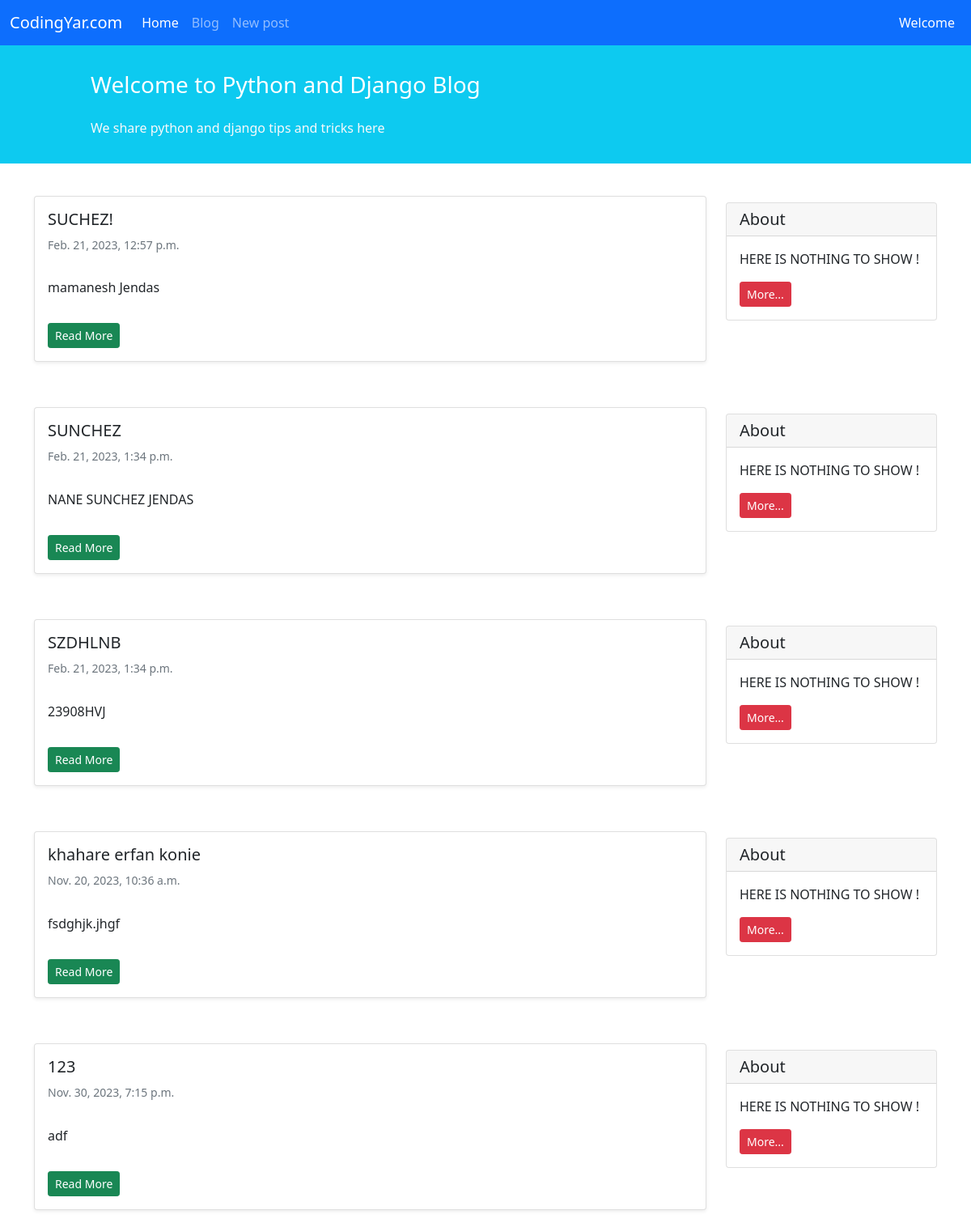
Screenshot of /blog/ with the database file from the repository.
### blog/models.py (models this page shows, shortened)
class Post(models.Model):
    STATUS_CHOICES = (
        ('pub', 'Published'),
        ('drf', 'Draft'),
    )
    author = models.ForeignKey('auth.User' , on_delete=models.CASCADE)
    title = models.CharField(max_length = 100)
    text = models.TextField()
    datetime_created = models.DateTimeField(auto_now_add=True)
    datetime_modified = models.DateTimeField(auto_now=True)
    status = models.CharField(choices=STATUS_CHOICES, max_length=3)

### blog/views.py (the view)
# urls.py: path('' ,views.post_list_view , name = 'posts_list') ,
def post_list_view(request):
    posts_list = Post.objects.filter(status='pub')
    return render(request, 'blog/posts_list.html' , {'posts_list' : posts_list})

### blog/templates/blog/posts_list.html (shortened to what this page needs)
{% extends '_base.html' %}
{% block content %}
{% for post in posts_list %}
    <div class="container mt-4">
    <div class="row">
        <div class="col-9">
            <div class="card shadow-sm my-3">
                <div class="card-body">
                    <h5 class="card-title">{{post.title}}</h5>
                    <h6 class="card-subtitle mb-2 text-muted small py-2">{{ post.datetime_created }}</h6>
                    <p class="card-text py-3">
                        {{ post.text }}
                    </p>
                    <a href= "{% url 'posts_detail' post.id %}" class="btn btn-sm btn-success">Read More</a>
                </div>
            </div>
        </div>
        <div class="col-3">
                <div class="card my-4">
                    <h5 class="card-header">About</h5>
                    <div class="card-body">
                        <p class="card-text">HERE IS NOTHING TO SHOW ! </p>
                        <a href="#"
                           class="btn btn-sm btn-danger">
                            More...
                        </a>
                    </div>
                </div>
        </div>
    </div>
</div>
{% endfor %}
{% endblock %}

### templates/_base.html (shortened to what this page needs)
<!doctype html>
<html lang="en">
<head>
    <link href="https://cdn.jsdelivr.net/npm/bootstrap@5.1.3/dist/css/bootstrap.min.css" rel="stylesheet"
>
</head>
<body>
    <nav class="navbar navbar-expand-lg navbar-dark bg-primary">
        <div class="container-fluid">
            <a class="navbar-brand" href="#">CodingYar.com</a>
            <div class="collapse navbar-collapse" id="navbarNavAltMarkup">
                <div class="navbar-nav">
                    <a class="nav-link active" aria-current="page" href="{% url 'posts_list' %}">Home</a>
                    <a class="nav-link" href="{% url 'posts_list' %}">Blog</a>
                    <a class="nav-link" href="{% url 'post_create' %}">New post</a>
                </div>
            </div>
            <div class="mx-2 text-white">Welcome</div>
        </div>
    </nav>
<div class="container-fluid bg-info">
    <div class="row py-3">
        <div class="col-md-8 col-md-10 mx-auto">
            <h3 class="my-4 mt-3 text-white">Welcome to Python and Django Blog</h3>
            <p class="text-light">We share python and django tips and tricks here</p>
        </div>
    </div>
</div>
{% block content %}
{% endblock %}
</body>
</html>

### rows the page displays
Post: title "SUCHEZ!", datetime_created "Feb. 21, 2023, 12:57 p.m.", text "mamanesh Jendas"
Post: title "SUNCHEZ", datetime_created "Feb. 21, 2023, 1:34 p.m.", text "NANE SUNCHEZ JENDAS"
Post: title "SZDHLNB", datetime_created "Feb. 21, 2023, 1:34 p.m.", text "23908HVJ"
Post: title "khahare erfan konie", datetime_created "Nov. 20, 2023, 10:36 a.m.", text "fsdghjk.jhgf"
Post: title "123", datetime_created "Nov. 30, 2023, 7:15 p.m.", text "adf"
